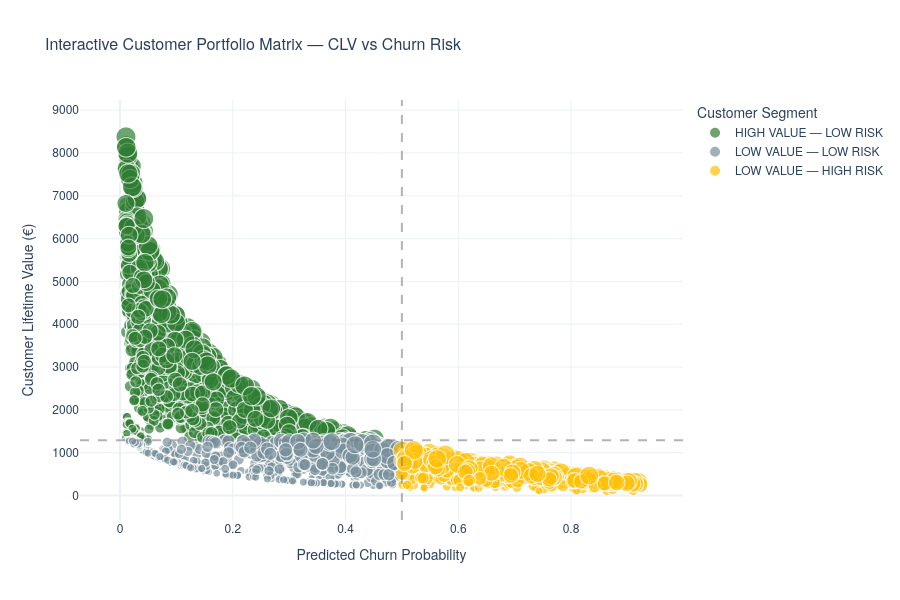

Source (notebook cell):
### Markdown cell above
---
## 7. Bonus: Interactive Dashboard (Plotly)

A consulting-grade deliverable often includes an **interactive visual** for client workshops.

### Code cell
# ── Interactive CLV × Risk scatter with Plotly ────────────────────────────────
sample_plot = df_clv.sample(min(3000, len(df_clv)), random_state=0)

color_discrete_map = {
    'HIGH VALUE\nHIGH RISK':  '#E8472A',
    'HIGH VALUE\nLOW RISK':   '#2E7D32',
    'LOW VALUE\nHIGH RISK':   '#FFC107',
    'LOW VALUE\nLOW RISK':    '#78909C',
}

sample_plot['Segment_label'] = sample_plot['ActionSegment'].str.replace('\n', ' — ')

fig_interactive = px.scatter(
    sample_plot,
    x='ChurnProbability',
    y='CLV_EUR',
    color='Segment_label',
    size='MonthlyRevenue_EUR',
    hover_data={
        'customerID': True,
        'AccountAge_months': True,
        'MonthlyRevenue_EUR': ':.2f',
        'CLV_EUR': ':.0f',
        'ChurnProbability': ':.2f',
    },
    title='Interactive Customer Portfolio Matrix — CLV vs Churn Risk',
    labels={
        'ChurnProbability': 'Predicted Churn Probability',
        'CLV_EUR': 'Customer Lifetime Value (€)',
        'Segment_label': 'Action Segment'
    },
    color_discrete_map={
        'HIGH VALUE — HIGH RISK':  '#E8472A',
        'HIGH VALUE — LOW RISK':   '#2E7D32',
        'LOW VALUE — HIGH RISK':   '#FFC107',
        'LOW VALUE — LOW RISK':    '#78909C',
    },
    template='plotly_white',
    opacity=0.7,
)

fig_interactive.add_vline(x=churn_threshold, line_dash='dash', line_color='gray', opacity=0.6)
fig_interactive.add_hline(y=clv_median,      line_dash='dash', line_color='gray', opacity=0.6)

fig_interactive.update_layout(
    font_family='Helvetica Neue, Arial',
    title_font_size=16,
    legend_title_text='Customer Segment',
    height=600,
)

fig_interactive.show()

### Figure 1 — Plotly figure (JSON) as saved in the notebook; plotly's stock layout.template omitted (floating-point values rounded to 4 significant figures; data arrays with more than 128 entries replaced by an {"elided": "..."} marker saying what was removed)
{"data": [{"customdata": {"elided": "1498x3 mixed values"}, "hovertemplate": "Action Segment=HIGH VALUE — LOW RISK<br>Predicted Churn Probability=%{x:.2f}<br>Customer Lifetime Value (€)=%{y:.0f}<br>MonthlyRevenue_EUR=%{customdata[2]:.2f}<br>customerID=%{customdata[0]}<br>AccountAge_months=%{customdata[1]}<extra></extra>", "legendgroup": "HIGH VALUE — LOW RISK", "marker": {"color": "#2E7D32", "opacity": 0.7, "size": {"elided": "1498 float values"}, "sizemode": "area", "sizeref": 0.2969, "symbol": "circle"}, "mode": "markers", "name": "HIGH VALUE — LOW RISK", "showlegend": true, "type": "scattergl", "x": {"elided": "1498 float values"}, "xaxis": "x", "y": {"elided": "1498 float values"}, "yaxis": "y"}, {"customdata": {"elided": "865x3 mixed values"}, "hovertemplate": "Action Segment=LOW VALUE — LOW RISK<br>Predicted Churn Probability=%{x:.2f}<br>Customer Lifetime Value (€)=%{y:.0f}<br>MonthlyRevenue_EUR=%{customdata[2]:.2f}<br>customerID=%{customdata[0]}<br>AccountAge_months=%{customdata[1]}<extra></extra>", "legendgroup": "LOW VALUE — LOW RISK", "marker": {"color": "#78909C", "opacity": 0.7, "size": {"elided": "865 float values"}, "sizemode": "area", "sizeref": 0.2969, "symbol": "circle"}, "mode": "markers", "name": "LOW VALUE — LOW RISK", "showlegend": true, "type": "scattergl", "x": {"elided": "865 float values"}, "xaxis": "x", "y": {"elided": "865 float values"}, "yaxis": "y"}, {"customdata": {"elided": "637x3 mixed values"}, "hovertemplate": "Action Segment=LOW VALUE — HIGH RISK<br>Predicted Churn Probability=%{x:.2f}<br>Customer Lifetime Value (€)=%{y:.0f}<br>MonthlyRevenue_EUR=%{customdata[2]:.2f}<br>customerID=%{customdata[0]}<br>AccountAge_months=%{customdata[1]}<extra></extra>", "legendgroup": "LOW VALUE — HIGH RISK", "marker": {"color": "#FFC107", "opacity": 0.7, "size": {"elided": "637 float values"}, "sizemode": "area", "sizeref": 0.2969, "symbol": "circle"}, "mode": "markers", "name": "LOW VALUE — HIGH RISK", "showlegend": true, "type": "scattergl", "x": {"elided": "637 float values"}, "xaxis": "x", "y": {"elided": "637 float values"}, "yaxis": "y"}], "layout": {"font": {"family": "Helvetica Neue, Arial"}, "height": 600, "legend": {"itemsizing": "constant", "title": {"text": "Customer Segment"}, "tracegroupgap": 0}, "shapes": [{"line": {"color": "gray", "dash": "dash"}, "opacity": 0.6, "type": "line", "x0": 0.5, "x1": 0.5, "xref": "x", "y0": 0, "y1": 1, "yref": "y domain"}, {"line": {"color": "gray", "dash": "dash"}, "opacity": 0.6, "type": "line", "x0": 0, "x1": 1, "xref": "x domain", "y0": 1290.0, "y1": 1290.0, "yref": "y"}], "title": {"font": {"size": 16}, "text": "Interactive Customer Portfolio Matrix — CLV vs Churn Risk"}, "xaxis": {"anchor": "y", "domain": [0, 1], "title": {"text": "Predicted Churn Probability"}}, "yaxis": {"anchor": "x", "domain": [0, 1], "title": {"text": "Customer Lifetime Value (€)"}}}}
